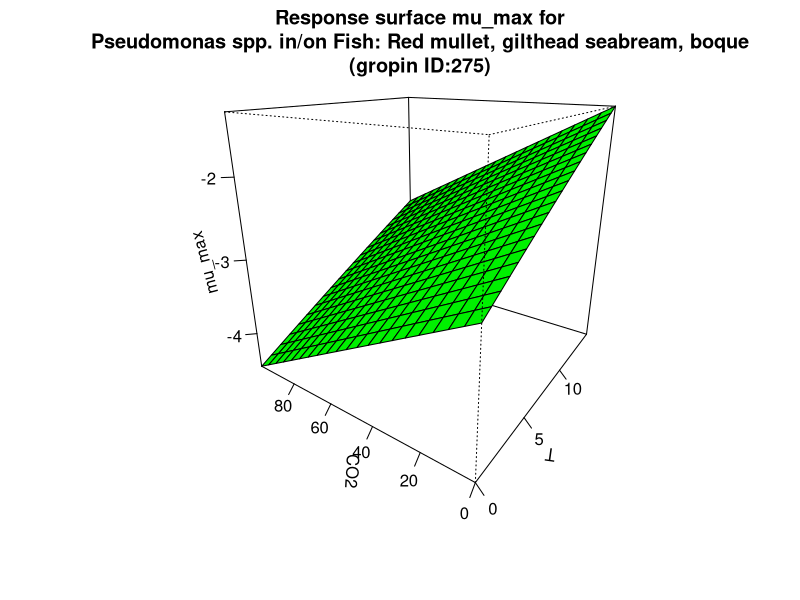

Write R code to recreate this figure.
#############################
# start of Parameter script
#############################
T <- seq(0,14.985014985015,length.out=21)
CO2 <- seq(0,99.9000999000999,length.out=21)
#############################
# end of Parameter script
#############################
############################# 
# start of Model script Gropin ID 275 
#############################
 
# constant coefficients for this model
mref <- 0.0611
dco2 <- 0.0169
Ea <- 65.400000000000006
 
variables <- data.frame(T,CO2)
argumentsPar <- expand.grid(variables)
 
# heart of the model
response_surface <- function(T,CO2) {
   mumax <-(log(mref)-(dco2*CO2)+(Ea/0.00831)*((1/273)-(1/(T+273))))

return(mumax=mumax)
} 

# output parameters
mumax <- cbind(argumentsPar,response_surface(argumentsPar['T'],argumentsPar['CO2']))
colnames(mumax) <- c(colnames(argumentsPar),'mumax')
#############################
# End of Model script
#############################
############################# 
# start of Visualisation script Gropin ID 275 
#############################
persp(T,CO2,matrix(unlist(mumax$mumax),nrow=21),col = 'green',xlab='T',ylab='CO2',zlab='mu_max',main='Response surface mu_max for
Pseudomonas spp. in/on Fish: Red mullet, gilthead seabream, boque
(gropin ID:275)',theta=305,phi=20,shade=0.25,ticktype = 'detailed')
#############################
# End of Visualisation script
#############################
